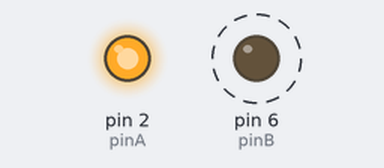
Recording of a sketch running on a simulated Arduino Uno, built with avr-gcc and run on an emulated ATmega328P. Shown: output pins drawn as LEDs (lit = HIGH). Dashed ring = blinking.

Above: at 0.1 s.
Timing chart, 0 to 3.0 s (numbered marks = the images above):
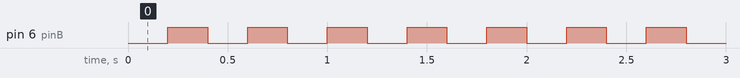

The sketch:

_01_led_matrix_basic.ino
```cpp
int pinA=2;
int pinB=6;

void setup() {
  pinMode(pinA,OUTPUT);
  pinMode(pinB,OUTPUT);
  digitalWrite(pinA,HIGH);
  digitalWrite(pinB,HIGH);
}

void loop() {
  digitalWrite(pinB,LOW);
  delay(200);
  digitalWrite(pinB,HIGH);
  delay(200);
}
```

Measured:
- by itself, pin 6 (pinB): alternates HIGH for 0.20 s and LOW for 0.20 s
